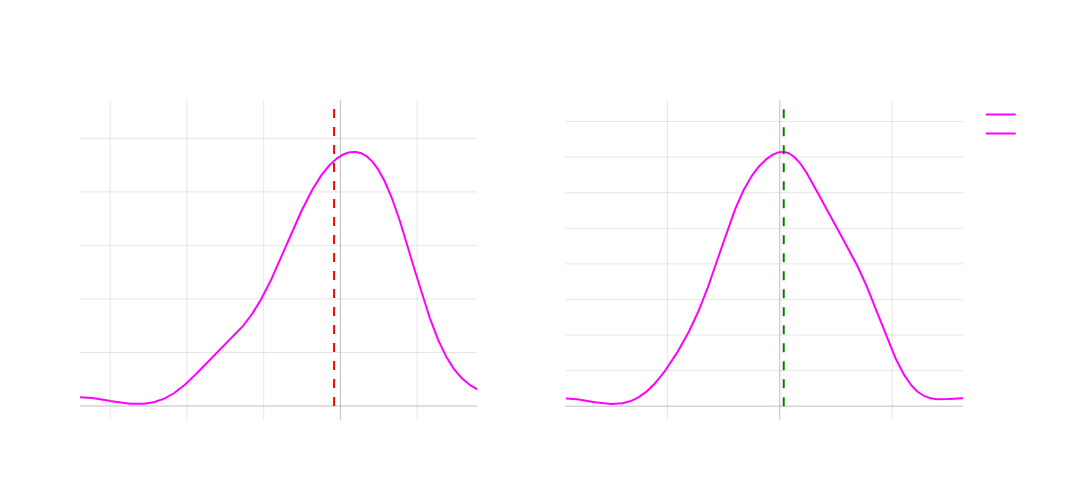

The notebook cell saved with this chart:
### Markdown cell above
##### State-Transition Models

Suppose we hypothesize that volatility does in fact impact the parameterization of our model (certainly a reasonable idea)

We can model the latent process above and *bucket* volatility into different regimes

##### <u>Motivating Latent State Transition Models</u>

### Code cell
import pandas as pd
import numpy as np
import plotly.graph_objects as go
from plotly.subplots import make_subplots
from scipy.stats import gaussian_kde

# Read the data
df = pd.read_csv('NVDA_returns.csv')
df['Date'] = pd.to_datetime(df['Date'])
df = df.sort_values('Date', ascending=True)  # Sort by date ascending before calculating returns
df['Returns'] = df['Close'].pct_change()
df = df.dropna()

# Create two time periods
period1 = df[(df['Date'] >= '2025-01-01') & (df['Date'] <= '2025-04-08')]
period2 = df[(df['Date'] >= '2024-09-01') & (df['Date'] <= '2024-12-31')]

# Calculate means
mean1 = period1['Returns'].mean()
mean2 = period2['Returns'].mean()

# Fit KDE for both periods
kde1 = gaussian_kde(period1['Returns'])
kde2 = gaussian_kde(period2['Returns'])

# Generate points for KDE plots
x1 = np.linspace(period1['Returns'].min(), period1['Returns'].max(), 1000)
y1 = kde1(x1)

x2 = np.linspace(period2['Returns'].min(), period2['Returns'].max(), 1000)
y2 = kde2(x2)

# Create subplots
fig = make_subplots(rows=1, cols=2, 
                    subplot_titles=("Jan-May 2025 Returns Distribution (High Volatility)", 
                                  "Sept-Dec 2024 Returns Distribution (Low Volatility)"))

# First subplot
fig.add_trace(
    go.Scatter(
        x=x1,
        y=y1,
        mode='lines',
        line=dict(color='rgba(255, 0, 255, 1)', width=2),
        name='KDE 2025'
    ),
    row=1, col=1
)

# Add mean line for first subplot
fig.add_shape(
    type="line",
    x0=mean1,
    x1=mean1,
    y0=0,
    y1=max(y1)*1.2,  # Extend beyond the plot
    line=dict(
        color='red' if mean1 < 0 else 'green',
        width=2,
        dash='dash'
    ),
    row=1, col=1
)

# Second subplot
fig.add_trace(
    go.Scatter(
        x=x2,
        y=y2,
        mode='lines',
        line=dict(color='rgba(255, 0, 255, 1)', width=2),
        name='KDE 2024'
    ),
    row=1, col=2
)

# Add mean line for second subplot
fig.add_shape(
    type="line",
    x0=mean2,
    x1=mean2,
    y0=0,
    y1=max(y2)*1.2,  # Extend beyond the plot
    line=dict(
        color='red' if mean2 < 0 else 'green',
        width=2,
        dash='dash'
    ),
    row=1, col=2
)

# Update layout
fig.update_layout(
    height=500,
    width=1100,
    showlegend=True,
    plot_bgcolor='rgba(0,0,0,0)',
    paper_bgcolor='rgba(0,0,0,0)',
    font=dict(color='white')
)

# Update axes
for i in [1, 2]:
    fig.update_xaxes(
        title='Returns',
        showgrid=True,
        gridwidth=1,
        gridcolor='rgba(128,128,128,0.2)',
        zeroline=True,
        zerolinewidth=1,
        zerolinecolor='rgba(128,128,128,0.5)',
        row=1, col=i
    )
    fig.update_yaxes(
        title='Density',
        showgrid=True,
        gridwidth=1,
        gridcolor='rgba(128,128,128,0.2)',
        zeroline=True,
        zerolinewidth=1,
        zerolinecolor='rgba(128,128,128,0.5)',
        row=1, col=i
    )

fig.show()

### Figure 1 — Plotly figure (JSON) as saved in the notebook; plotly's stock layout.template omitted (floating-point values rounded to 4 significant figures; data arrays with more than 128 entries replaced by an {"elided": "..."} marker saying what was removed)
{"data": [{"line": {"color": "rgba(255, 0, 255, 1)", "width": 2}, "mode": "lines", "name": "KDE 2025", "type": "scatter", "x": {"elided": "1000 float values"}, "xaxis": "x", "y": {"elided": "1000 float values"}, "yaxis": "y"}, {"line": {"color": "rgba(255, 0, 255, 1)", "width": 2}, "mode": "lines", "name": "KDE 2024", "type": "scatter", "x": {"elided": "1000 float values"}, "xaxis": "x2", "y": {"elided": "1000 float values"}, "yaxis": "y2"}], "layout": {"annotations": [{"font": {"size": 16}, "showarrow": false, "text": "Jan-May 2025 Returns Distribution (High Volatility)", "x": 0.225, "xanchor": "center", "xref": "paper", "y": 1, "yanchor": "bottom", "yref": "paper"}, {"font": {"size": 16}, "showarrow": false, "text": "Sept-Dec 2024 Returns Distribution (Low Volatility)", "x": 0.775, "xanchor": "center", "xref": "paper", "y": 1, "yanchor": "bottom", "yref": "paper"}], "font": {"color": "white"}, "height": 500, "paper_bgcolor": "rgba(0,0,0,0)", "plot_bgcolor": "rgba(0,0,0,0)", "shapes": [{"line": {"color": "red", "dash": "dash", "width": 2}, "type": "line", "x0": -0.004109, "x1": -0.004109, "xref": "x", "y0": 0, "y1": 11.4, "yref": "y"}, {"line": {"color": "green", "dash": "dash", "width": 2}, "type": "line", "x0": 0.001757, "x1": 0.001757, "xref": "x2", "y0": 0, "y1": 17.15, "yref": "y2"}], "showlegend": true, "width": 1100, "xaxis": {"anchor": "y", "domain": [0, 0.45], "gridcolor": "rgba(128,128,128,0.2)", "gridwidth": 1, "showgrid": true, "title": {"text": "Returns"}, "zeroline": true, "zerolinecolor": "rgba(128,128,128,0.5)", "zerolinewidth": 1}, "xaxis2": {"anchor": "y2", "domain": [0.55, 1], "gridcolor": "rgba(128,128,128,0.2)", "gridwidth": 1, "showgrid": true, "title": {"text": "Returns"}, "zeroline": true, "zerolinecolor": "rgba(128,128,128,0.5)", "zerolinewidth": 1}, "yaxis": {"anchor": "x", "domain": [0, 1], "gridcolor": "rgba(128,128,128,0.2)", "gridwidth": 1, "showgrid": true, "title": {"text": "Density"}, "zeroline": true, "zerolinecolor": "rgba(128,128,128,0.5)", "zerolinewidth": 1}, "yaxis2": {"anchor": "x2", "domain": [0, 1], "gridcolor": "rgba(128,128,128,0.2)", "gridwidth": 1, "showgrid": true, "title": {"text": "Density"}, "zeroline": true, "zerolinecolor": "rgba(128,128,128,0.5)", "zerolinewidth": 1}}}
